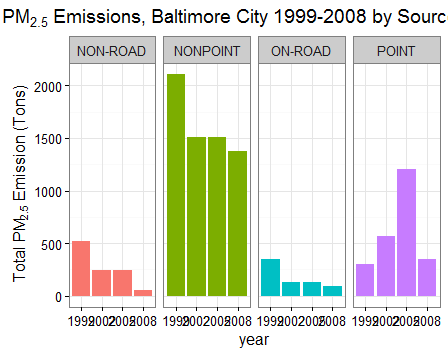

R code for this plot:
library(ggplot2)

ggp <- ggplot(baltimoreNEI,aes(factor(year),Emissions,fill=type)) +
  geom_bar(stat="identity") +
  theme_bw() + guides(fill=FALSE)+
  facet_grid(.~type,scales = "free",space="free") + 
  labs(x="year", y=expression("Total PM"[2.5]*" Emission (Tons)")) + 
  labs(title=expression("PM"[2.5]*" Emissions, Baltimore City 1999-2008 by Source Type"))

print(ggp)
